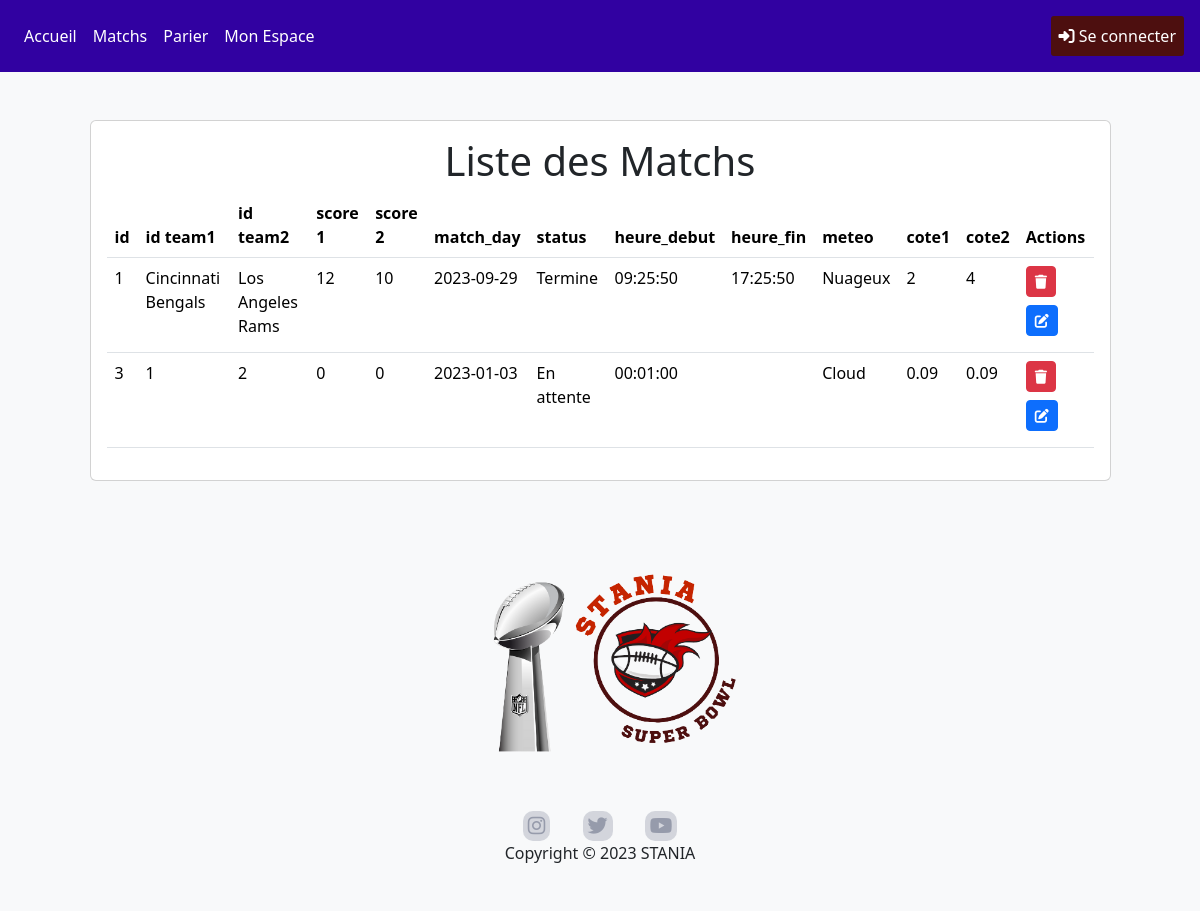
Page /listmatchs.php on the committed database.
### tables this page shows
CREATE TABLE IF NOT EXISTS `match` (
  `id` int NOT NULL AUTO_INCREMENT,
  `team1` varchar(30) NOT NULL,
  `team2` varchar(30) NOT NULL,
  `score1` int NOT NULL DEFAULT '0',
  `score2` int NOT NULL DEFAULT '0',
  `match_day` date NOT NULL,
  `status` varchar(20) NOT NULL,
  `heure_debut` time NOT NULL,
  `heure_fin` time DEFAULT NULL,
  `meteo` varchar(10) NOT NULL,
  `cote1` float NOT NULL,
  `cote2` float NOT NULL,
  PRIMARY KEY (`id`)
);

### listmatchs.php (the view, shortened to what this page needs)
<?php
    include ("connexion.php");
?>
<!DOCTYPE html>
<html lang="en">
<head>
    <link rel="stylesheet" href="style.css">
    <link href="https://cdn.jsdelivr.net/npm/bootstrap@5.3.1/dist/css/bootstrap.min.css" rel="stylesheet">
</head>
<body>
    <header>
        <?php
            include ("menu.php");
        ?>
    </header>
    <main class="bg-light">
        <section class="container mt-5">
            <div class="row justify-content-center">
                <div class="col-md-11">
                    <div class="card">
                        <div class="card-body">
                            <h1 class="card-title text-center">Liste des Matchs</h1>
                            <div class="tab-content" id="myTabContent">
                                <?php
                                    $matchs = $dba->prepare(" SELECT * FROM `match` ");
                                    $matchs->execute();
                                    $tableMatch = $matchs->fetchAll();
                                ?>
                                <div class="tab-pane fade show active" id="bet-history" role="tabpanel" aria-labelledby="bet-history-tab">
                                    <table class="table">
                                        <thead>
                                            <tr>
                                                <th>id</th>
                                                <th>id team1</th>
                                                <th>id team2</th>
                                                <th>score 1</th>
                                                <th>score 2</th>
                                                <th>match_day</th>
                                                <th>status</th>
                                                <th>heure_debut</th>
                                                <th>heure_fin</th>
                                                <th>meteo</th>
                                                <th>cote1</th>
                                                <th>cote2</th>
                                                <th>Actions</th>
                                            </tr>
                                        </thead>
                                        <tbody>
                                            <?php
                                                foreach ($tableMatch as $ligne){
                                                    print('
                                                        <tr>
                                                            <td>'.$ligne["id"].'</td>
                                                            <td>'.$ligne["team1"].'</td>
                                                            <td>'.$ligne["team2"].'</td>
                                                            <td>'.$ligne["score1"].'</td>
                                                            <td>'.$ligne["score2"].'</td>
                                                            <td>'.$ligne["match_day"].'</td>
                                                            <td>'.$ligne["status"].'</td>
                                                            <td>'.$ligne["heure_debut"].'</td>
                                                            <td>'.$ligne["heure_fin"].'</td>
                                                            <td>'.$ligne["meteo"].'</td>
                                                            <td>'.$ligne["cote1"].'</td>
                                                            <td>'.$ligne["cote2"].'</td>
                                                            <td class="justify-content-between">');
                                                            print('
                                                                <a href="deletematch.php?idmatch='.$ligne["id"].'">
                                                                    <button class="btn btn-danger btn-sm">
                                                                        <i class="fas fa-trash"></i>
                                                                    </button>
                                                                </a>
                                                                <a>
                                                                    <button class="btn btn-primary btn-sm my-2">
                                                                        <i class="fas fa-edit"></i>
                                                                    </button>
                                                                </a>
                                                            ');
                                                        }
                                                        print('
                                                            </td>
                                                        </tr>
                                                    ');
                                            ?>
                                        </tbody>
                                    </table>
                                </div>
                            </div>
                        </div>
                    </div>
                </div>
            </div>
        </section>
    </main>
    <footer class="bg-light">
        <section class="container" style="display: flex; justify-content: center; align-items: center; height: 100%;">
            <div class="footer-part">
                <div class="footer-logo">
                    <img src="images/Logo.png" alt="">
                </div>
                <div class="social-icons">
                    <i class="fab fa-instagram"></i>
                    <i class="fab fa-twitter"></i>
                    <i class="fab fa-youtube"></i>
                </div>
                <div class="copyright">
                    <p>Copyright &#169; 2023 STANIA</p>
                </div>
            </div>
        </section>
    </footer>
</body>
</html>

### menu.php (shortened to what this page needs)
<nav class="navbar navbar-expand-lg navbar-light bg-blue p-3">
    <div class="collapse navbar-collapse">
        <ul class="navbar-nav">
        <li class="nav-item active">
                <?php
                    if (isset($_SESSION["role"]))
                    {
                        if ($_SESSION["role"] == 1)
                        {
                            print('
                                <a class="nav-link text-white" href="dashboard_Admin.php">Accueil</a>
                            ');
                        }else{
                            print('
                                <a class="nav-link text-white" href="index.php">Accueil</a>
                            ');
                        }
                    }
                    else{
                        print('
                            <a class="nav-link text-white" href="index.php">Accueil</a>
                        ');
                    }
                ?>
            </li>
            <li class="nav-item">
                <a class="nav-link text-white" href="matchs.php">Matchs</a>
            </li>
            <li class="nav-item">
                <?php
                    if (isset($_SESSION["connecte"])){
                        print('
                            <a class="nav-link text-white" href="parier.php">Parier</a>
                        ');
                    }else{
                        print('
                            <a class="nav-link text-white" href="login.php?msg=1">Parier</a>
                        ');
                    }
                ?>
            </li>
            <li class="nav-item">
                <?php
                    if (isset($_SESSION["connecte"])){
                        if (isset($_SESSION["role"]))
                        {
                            if ($_SESSION["role"] == 1)
                            {
                                print('
                                    <a class="nav-link text-white" href="dashboard_Admin.php">Mon espace</a>
                                ');
                            }else{
                                print('
                                    <a class="nav-link text-white" href="dashboard.php">Mon espace</a>
                                ');
                            }
                        }
                    }else{
                        print('
                            <a class="nav-link text-white" href="login.php?msg=1">Mon Espace</a>
                        ');
                    }
                ?>
            </li>
        </ul>
    </div>
    <div class="login">
        <i class="fas fa-sign-in-alt"></i>
        <?php
            if (isset($_SESSION["connecte"])){
                if ($_SESSION["connecte"] == 1){
                    print ("
                        <a href='deconnexion.php'>Se deconnecter</a>
                    ");
                }else{
                    print ("
                        <a href='login.php'>Se connecter</a>
                    ");
                }
            }else{
                print ("
                        <a href='login.php'>Se connecter</a>
                    ");
            }
        ?>
    </div>
</nav>

### style.css (style rules this page uses)
body { margin: 0; padding: 0; width: 100%; height: 20%; font-family: Poppins; }
header { width: 100%; height: 30%; align-items: center; background-color: rgb(49, 1, 161); }
nav { display: flex; justify-content: space-between; padding: 20px 100px; }
.login a { color: white; text-decoration: none; }
.fa-sign-in-alt { color: white; }
.login { padding: 8px; border-radius: 3px; background: #4d0f0f; }
main { display: flex; flex-direction: column; align-items: center; }
.container { justify-content: center; margin-bottom: 30px; }
footer { display: flex; flex-direction: column; align-items: center; }
.footer-part { text-align: center; justify-content: center; }
.footer-logo img { text-align: center; width: 300px; height: auto; }
.social-icons i { color: #969bab; margin: 0 14px; }
.fab { padding: 5px; margin: 5px; font-size: 20px; background-color: #969bab62; border-radius: 10px; }
*, *:after, *:before { box-sizing: border-box; }
:root { --color-text-primary: #1c2a38; --color-text-secondary: #8A8F98; --color-text-alert: #d72641; --color-text-icon: #dbdade; --color-bg-primary: #fff; --color-bg-secondary: #f3f5f9; --color-bg-alert: #fdeaec; --color-theme-primary: #623ce6; }
button, input, select, textarea { font: inherit; }
img { display: block; }
body { font-family: "Inter", sans-serif; line-height: 1.5; color: var(--color-text-primary); background-color: var(--color-bg-secondary); }

### rows in the picture
match: id "1", team1 "Cincinnati Bengals", team2 "Los Angeles Rams", score1 "12", score2 "10", match_day "2023-09-29", status "Termine", heure_debut "09:25:50", heure_fin "17:25:50", meteo "Nuageux", cote1 "2", cote2 "4"
match: id "3", team1 "1", team2 "2", score1 "0", score2 "0", match_day "2023-01-03", status "En attente", heure_debut "00:01:00", meteo "Cloud", cote1 "0.09", cote2 "0.09"
